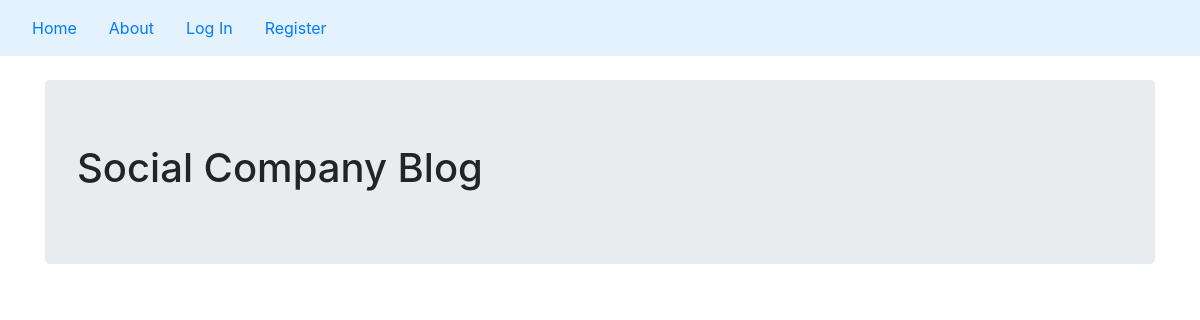
Before: / with the older database file.
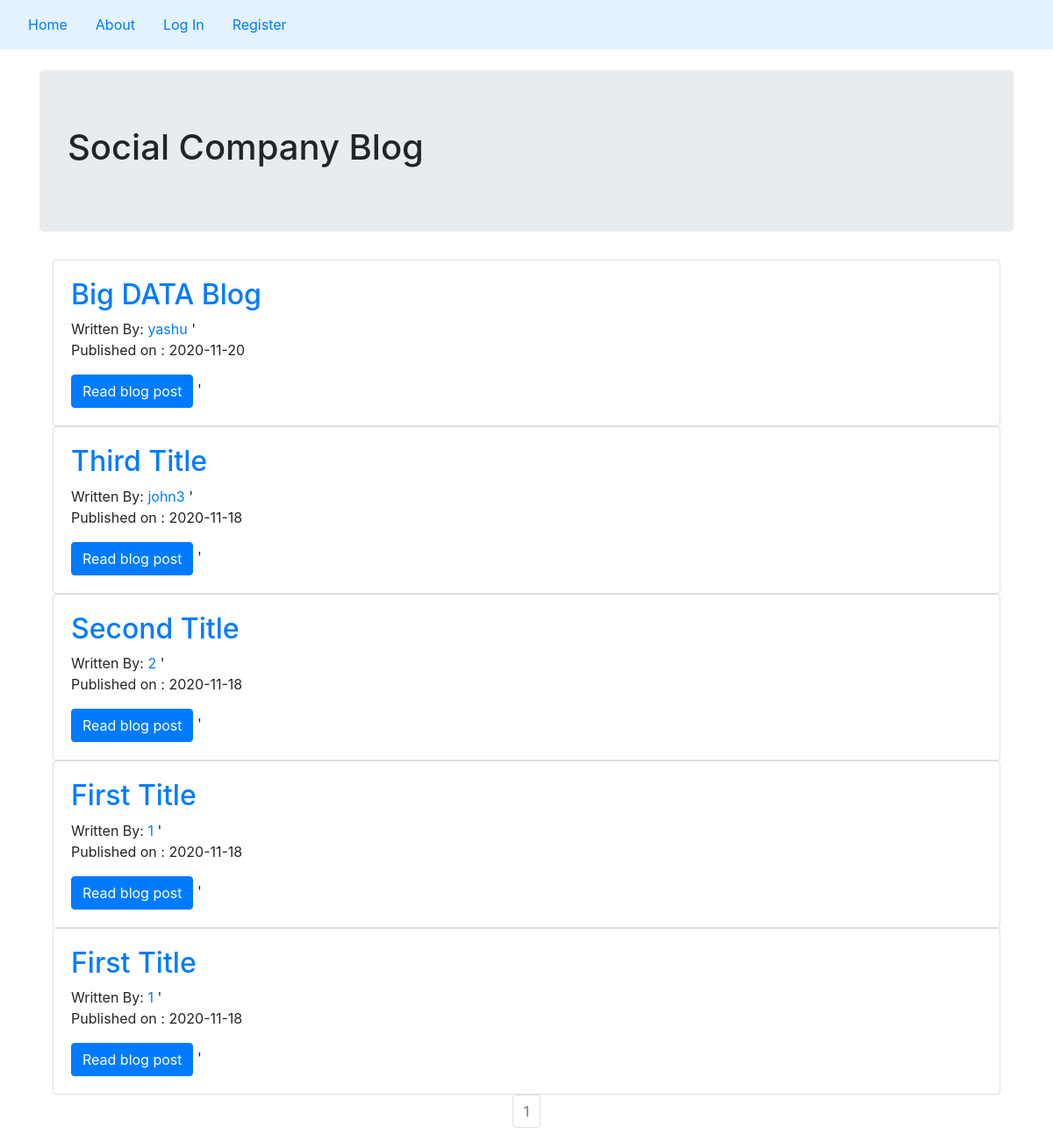
After: the same page with the newer database file.
### peoplecompanyblog/models.py (models this page shows, shortened)
class BlogPost(db.Model):
     users = db.relationship(User)
     id = db.Column(db.Integer,primary_key=True)
     user_id = db.Column(db.Integer,db.ForeignKey('users.id'),nullable=False)
     date = db.Column(db.DateTime,nullable=False,default=datetime.utcnow)
     title = db.Column(db.String(140),nullable=False)
     text = db.Column(db.Text,nullable=False)

class User(db.Model,UserMixin):
    __tablename__ = 'users'
    id = db.Column(db.Integer,primary_key=True)
    profile_image = db.Column(db.String(20),nullable=False,default='default_profile.png')
    email = db.Column(db.String(64),unique=True,index=True)
    username = db.Column(db.String(64),unique=True,index=True)
    password = db.Column(db.String(128))
    posts = db.relationship('BlogPost',backref='author',lazy=True)

### peoplecompanyblog/core/views.py (the view)
@core.route('/')
def index():
    page = request.args.get('page', 1, type=int)
    blog_posts = BlogPost.query.order_by(BlogPost.date.desc()).paginate(page=page, per_page=5)
    return render_template('index.html',blog_posts=blog_posts)

### peoplecompanyblog/templates/index.html
{% extends "base.html" %}
{% block content %}
    <div class="jumbotron">
        <h1>Social Company Blog</h1>
    </div>
    <div class="container">
        {% for post in blog_posts.items %}
        <div class="card">
          <div class="card-body">
            <h2> <a href="{{ url_for('blog_posts.blog_post',blog_post_id=post.id) }}">{{post.title}}</a>  </h2>
            Written By: <a href="{{ url_for('user.user_posts',username=post.author.username) }}">{{post.author.username}}</a>
'              <p>Published on : {{ post.date.strftime('%Y-%m-%d')}}</p>
              <a class="btn btn-primary" href="{{ url_for('blog_posts.blog_post',blog_post_id=post.id) }}">Read blog post</a>
'          </div>
        </div>
        {% endfor %}
    </div>
    <nav aria-label="Page Navigation example">
     <ul class="pagination justify-content-center">
        {% for page_num in blog_posts.iter_pages(left_edge=1, right_edge=1, left_current=1, right_current=1) %}
            {% if blog_posts.page == page_num %}
            <li class="page-item disabled">
                <a class="page-link" href="{{url_for('core.index',page=page_num)}}">{{ page_num }}</a>
            </li>
            {% else %}
            <li class="page-item disabled">
                <a class="page-link" href="{{url_for('core.index',page=page_num)}}">{{ page_num }}</a>
            </li>
            {% endif %}
        {% endfor %}
        </ul>
    </nav>
{% endblock %}

### peoplecompanyblog/templates/base.html (shortened to what this page needs)
<!DOCTYPE html>
<html lang="en">
<head>
    <link rel="stylesheet" href="https://stackpath.bootstrapcdn.com/bootstrap/4.1.1/css/bootstrap.min.css">
</head>
<body>
<nav class="navbar navbar-dark" style="background-color: #e3f2fd;">
<ul class="nav">
    <li class="nav-link">
        <a href="{{url_for('core.index')}}">Home</a>
    </li>
    <li class="nav-link">
        <a href="{{url_for('core.info')}}">About</a>
    </li>
    {% if current_user.is_authenticated %}
    <li class="nav-link">
        <a href="{{url_for('user.logout')}}">Logout</a>
    </li>
    <li class="nav-link">
        <a href="{{url_for('user.account')}}">Account</a>
    </li>
    <li class="nav-link">
        <a href="{{url_for('blog_posts.create_post')}}">Create Post</a>
    </li>
    {% else %}
    <li class="nav-link">
        <a href="{{url_for('user.login')}}">Log In</a>
    </li>
    <li class="nav-link">
        <a href="{{url_for('user.register')}}">Register</a>
    </li>
    {% endif %}
</ul>
</nav>
<br>
<div class="container">
    {% block content %}
    {% endblock %}
</div>
</body>
</html>

Changed rows visible on the page:
added BlogPost: title "Big DATA Blog", author.username "yashu", date "2020-11-20"
added BlogPost: title "Third Title", author.username "john3", date "2020-11-18"
added BlogPost: title "Second Title", author.username "2", date "2020-11-18"
added BlogPost: title "First Title", author.username "1", date "2020-11-18"
added BlogPost: title "First Title", author.username "1", date "2020-11-18"
Other visible differences:
new list line: "1"
